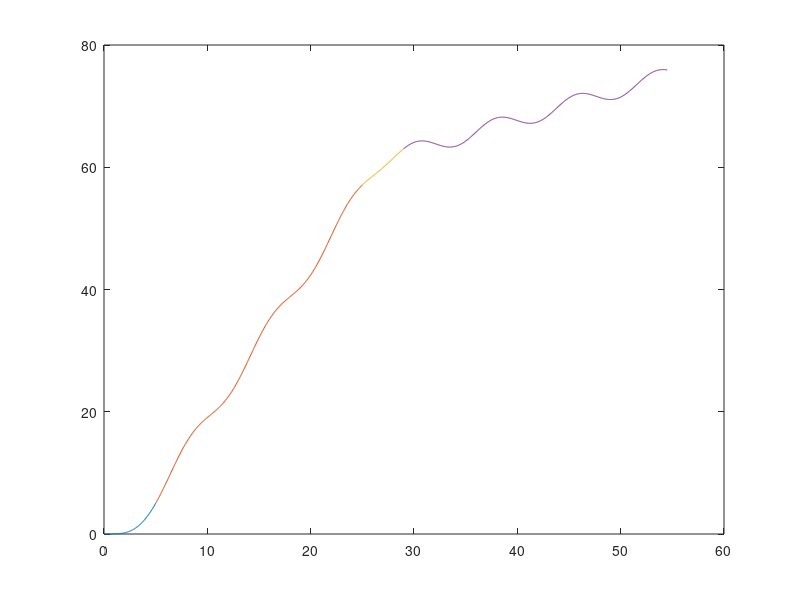

Source code (MATLAB):
a=0.5; D1=60; D2=15; l=15; m=6000;
g=9.8; Tmax=20000*g; 
t1=5; t2=20; t3=4;%此时t为每段的时间间隔
xa1=a*t1*t1/2; xa2=xa1+a*t1*t2; xa3=xa2+t3*(2*t1-t3)*a/2; xa4=D1+D2;
t4=(xa4-xa3)/(a*(t1-t3)); %xai为第i段结束后吊车的位移
t2=t2+t1; t3=t2+t3; t4=t3+t4;%此时t为每段结束的时刻
t=cell(4,1); theta=cell(4,1); x=cell(4,1); %时间，角度，横坐标
v=cell(4,1); Tx=cell(4,1); Ty=cell(4,1); T=cell(4,1); %水平速度，拉力,
ax=cell(4,1); ay=cell(4,1);%水平竖直加速度
thetamax=0; Tm=0; %实际最大的角度，拉力


%第一段加速
dydt=@(t,y)[ y(2) ; (-a*y(2)*t*sin(y(1))+a*cos(y(1))-g*sin(y(1)))/l ];
options = odeset('RelTol',1e-4,'AbsTol',[1e-4 1e-4]);
[t{1},theta{1}] = ode45(dydt,[0:0.05:t1],[0 0],options);
x{1}=0.5*a*t{1}.^2-l*sin(theta{1}(:,1));
v{1}=a*t{1}-l*theta{1}(:,2).*cos(theta{1}(:,1));

%第二段匀速
dydt=@(t,y)[ y(2) ; -(g/l)*sin(y(1)) ];
options = odeset('RelTol',1e-4,'AbsTol',[1e-4 1e-4]);
[t{2},theta{2}] = ode45(dydt,[t1:0.05:t2],[theta{1}(length(theta{1}(:,1)),1) theta{1}(length(theta{1}(:,2)),2)],options);
x{2}=xa1+a*t1*(t{2}-t1)-l*sin(theta{2}(:,1));
v{2}=a*t1-l*theta{2}(:,2).*cos(theta{2}(:,1));

%第三段减速
dydt=@(t,y)[ y(2) ; (-a*y(2)*(t1+t2-t)*sin(y(1))-a*cos(y(1))-g*sin(y(1)))/l ];
options = odeset('RelTol',1e-4,'AbsTol',[1e-4 1e-4]);
[t{3},theta{3}] = ode45(dydt,[t2:0.05:t3],[theta{2}(length(theta{2}(:,1)),1) theta{2}(length(theta{2}(:,2)),2)],options);
x{3}=xa2+a*t1*(t{3}-t2)-0.5*a*(t{3}-t2).^2-l*sin(theta{3}(:,1));
v{3}=a*(t1+t2-t{3})-l*theta{3}(:,2).*cos(theta{3}(:,1));

%第四段匀速
dydt=@(t,y)[ y(2) ; -(g/l)*sin(y(1)) ];
options = odeset('RelTol',1e-4,'AbsTol',[1e-4 1e-4]);
[t{4},theta{4}] = ode45(dydt,[t3:0.05:t4],[theta{3}(length(theta{3}(:,1)),1) theta{3}(length(theta{3}(:,2)),2)],options);
x{4}=xa3+a*(t1+t2-t3)*(t{4}-t3)-l*sin(theta{4}(:,1));
v{4}=a*(t1+t2-t3)-l*theta{4}(:,2).*cos(theta{4}(:,1));

for i=1:4
    thetamax=max(thetamax, max(theta{i}(:,1)));
    ax{i}=gradient(v{i},0.05);
    Tx{i}=m*ax{i};
    ay{i}=gradient(theta{i}(:,2),0.05).*sin(theta{i}(:,1)) + cos(theta{i}(:,1)).*theta{i}(:,2).^2;
    Ty{i}=m*(g-l*ay{i});
    T{i}=(Tx{i}.^2 + Ty{i}.^2).^0.5;
    Tm=max(Tm,max(T{i}));
    plot(t{i},x{i});
    hold on;
end
